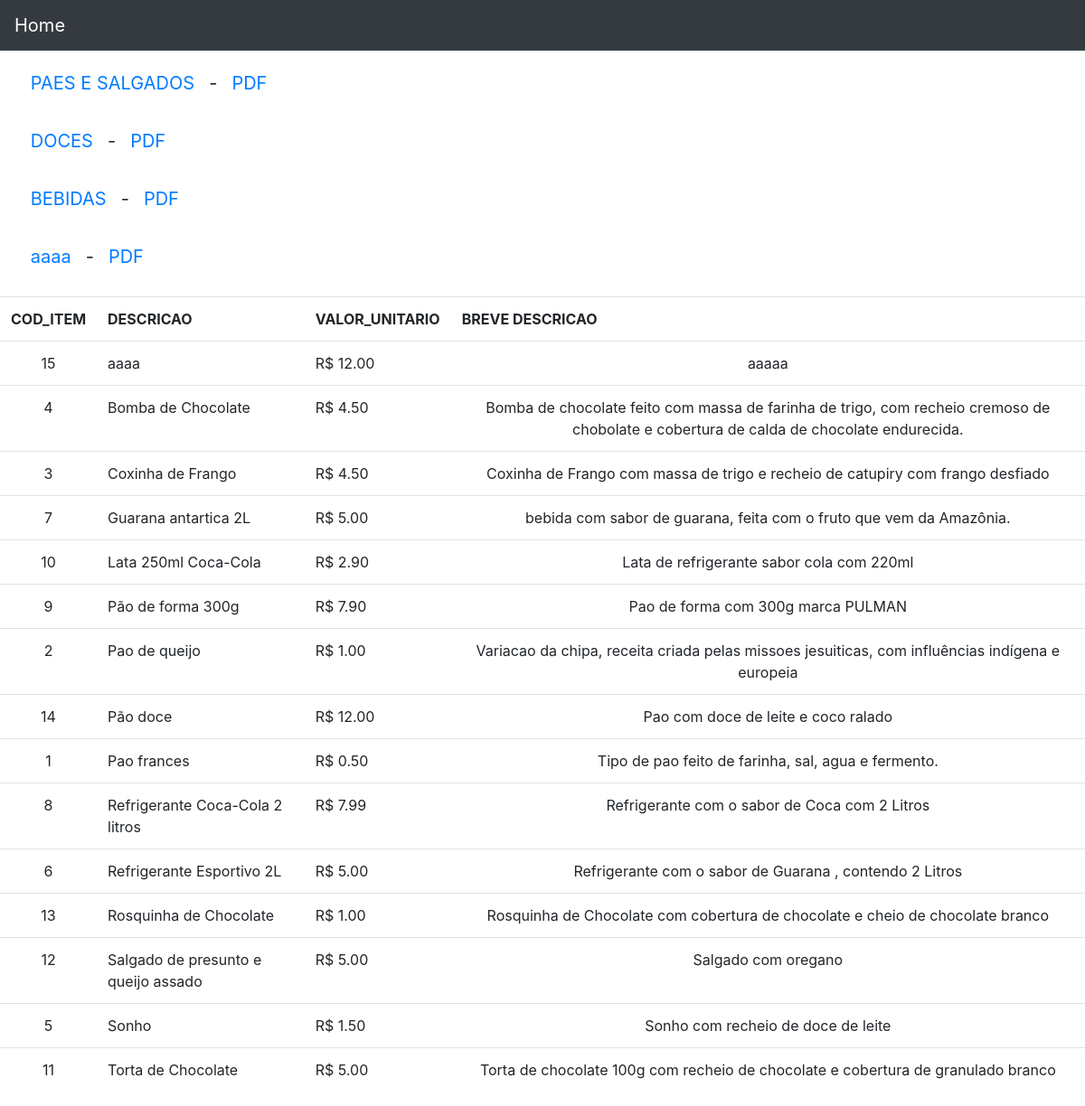
Page /admin/php/telalistaitenscat.php (signed in) on the committed database.
### tables this page shows
CREATE TABLE IF NOT EXISTS `categoria` (
  `categoria_id` int(11) NOT NULL AUTO_INCREMENT,
  `categoria_descricao` varchar(255) NOT NULL,
  PRIMARY KEY (`categoria_id`)
);

CREATE TABLE IF NOT EXISTS `item` (
  `cod_item` int(11) NOT NULL AUTO_INCREMENT,
  `item_id_categoria` int(11) NOT NULL,
  `valor_unitario` decimal(10,2) NOT NULL,
  `descricao` varchar(50) NOT NULL,
  `breve_descricao` varchar(255) NOT NULL,
  `imagem` varchar(65000) NOT NULL,
  PRIMARY KEY (`cod_item`)
);

### admin/php/telalistaitenscat.php (the view, shortened to what this page needs)
<?php
    include_once("../../db/conexao.php");
?>
<!DOCTYPE html>
<html>
<head>
   <link rel="stylesheet" href="https://maxcdn.bootstrapcdn.com/bootstrap/4.0.0-beta.3/css/bootstrap.min.css">
</head>
<body>
	<nav class="navbar navbar-expand-lg navbar-dark bg-dark fixed-top">
        <a class="navbar-brand" href="../index.php">
         Home
        </a>
  </nav>
      <br><br><br>
		<table class="table">
				<tr>
					<th align="center">COD_ITEM</th>
					<th align="center">DESCRICAO</th>
					<th align="center">VALOR_UNITARIO</th>
					<th align="center">BREVE DESCRICAO</th>
				</tr>
<?php
	$_sql = "SELECT * FROM categoria ORDER BY categoria_descricao DESC";
	$read_categoria = mysqli_query($_conexao, $_sql) or die(mysqli_error($_conexao));
     if(mysqli_num_rows($read_categoria) > '0')
     {
              foreach ($read_categoria as $read_categoria_view)
              {
                   echo '<a href="telalistaitenscat.php?cat='.$read_categoria_view['categoria_id'].'" class="navbar-brand"> &#160 &#160 &#160 '.$read_categoria_view['categoria_descricao'].'</a>';
                   echo '<a class="navbar-brand">
                   -
                </a>';
                   echo '<a href="../../pdf/itensporcategoria.php?cat='.$read_categoria_view['categoria_id'].'" class="navbar-brand">PDF</a>';
                   echo "<br><br>";
              }
    }
   ?>
   <?php
          if(isset($_GET['cat']) && $_GET['cat'] !='')
          {
            $id_cat = addslashes($_GET['cat']);
            $sql_categoria = "AND item_id_categoria ='".$id_cat."'";
          }
          else
          {
            $sql_categoria = "";
          }
          $read_produto = mysqli_query($_conexao, "SELECT * FROM item WHERE cod_item !='' $sql_categoria ORDER BY descricao ASC");
          if(mysqli_num_rows($read_produto) > '0')
            {
              foreach ($read_produto as $read_produto_view)
              {
?>
		<tr>
		<td align="center"><?php echo $read_produto_view['cod_item']; ?></td>
		<td align="left"><?php echo utf8_encode(($read_produto_view['descricao']))?></td>
		<td align="left">R$ <?php echo number_format($read_produto_view['valor_unitario'], 2,".",",")?></td>
		<td align="center"><?php echo utf8_encode(($read_produto_view['breve_descricao']))?></td>
		</tr>
<?php
		}}
?>
	   </table>
</body>
</html>

### rows in the picture
categoria: categoria_descricao "PAES E SALGADOS"
categoria: categoria_descricao "DOCES"
categoria: categoria_descricao "BEBIDAS"
categoria: categoria_descricao "aaaa"
item: cod_item "15", descricao "aaaa", valor_unitario "12.00", breve_descricao "aaaaa"
item: cod_item "4", descricao "Bomba de Chocolate", valor_unitario "4.50", breve_descricao "Bomba de chocolate feito com massa de farinha de trigo, com recheio cremoso de chobolate e cobertura de calda de chocolate endurecida."
item: cod_item "3", descricao "Coxinha de Frango", valor_unitario "4.50", breve_descricao "Coxinha de Frango com massa de trigo e recheio de catupiry com frango desfiado"
item: cod_item "7", descricao "Guarana antartica 2L", valor_unitario "5.00", breve_descricao "bebida com sabor de guarana, feita com o fruto que vem da Amazônia."
item: cod_item "10", descricao "Lata 250ml Coca-Cola", valor_unitario "2.90", breve_descricao "Lata de refrigerante sabor cola com 220ml"
item: cod_item "9", descricao "Pão de forma 300g", valor_unitario "7.90", breve_descricao "Pao de forma com 300g marca PULMAN"
item: cod_item "2", descricao "Pao de queijo", valor_unitario "1.00", breve_descricao "Variacao da chipa, receita criada pelas missoes jesuiticas, com influências indígena e europeia"
item: cod_item "14", descricao "Pão doce", valor_unitario "12.00", breve_descricao "Pao com doce de leite e coco ralado"
item: cod_item "1", descricao "Pao frances", valor_unitario "0.50", breve_descricao "Tipo de pao feito de farinha, sal, agua e fermento."
item: cod_item "8", descricao "Refrigerante Coca-Cola 2 litros", valor_unitario "7.99", breve_descricao "Refrigerante com o sabor de Coca com 2 Litros"
item: cod_item "6", descricao "Refrigerante Esportivo 2L", valor_unitario "5.00", breve_descricao "Refrigerante com o sabor de Guarana , contendo 2 Litros"
item: cod_item "13", descricao "Rosquinha de Chocolate", valor_unitario "1.00", breve_descricao "Rosquinha de Chocolate com cobertura de chocolate e cheio de chocolate branco"
item: cod_item "12", descricao "Salgado de presunto e queijo assado", valor_unitario "5.00", breve_descricao "Salgado com oregano"
item: cod_item "5", descricao "Sonho", valor_unitario "1.50", breve_descricao "Sonho com recheio de doce de leite"
item: cod_item "11", descricao "Torta de Chocolate", valor_unitario "5.00", breve_descricao "Torta de chocolate 100g com recheio de chocolate e cobertura de granulado branco"
